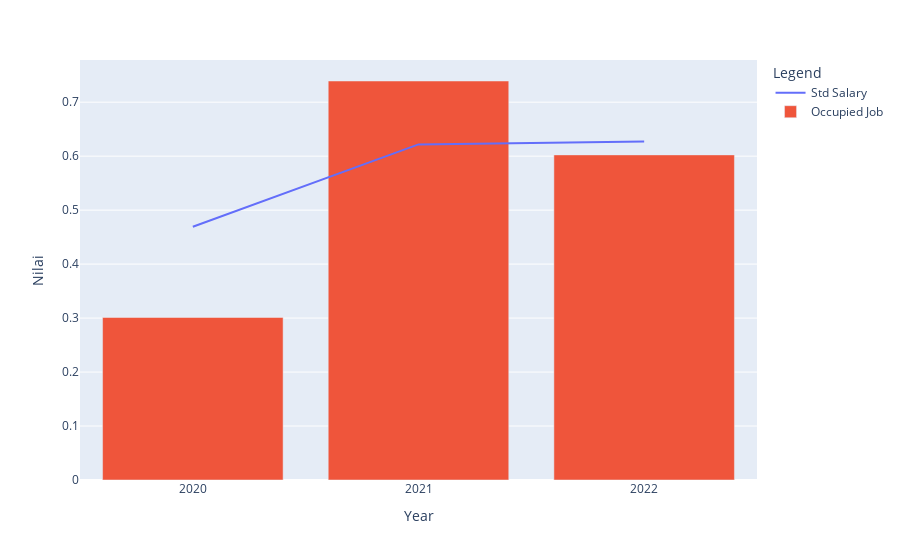

Source (notebook cell):
### Code cell
import plotly.express as px

years = list(map(str, x_axis))

fig = px.line(x=years, y=normalized_std_salary_jobs[0], color=px.Constant("Std Salary"),
             labels=dict(x="Year", y="Nilai", color="Legend"))

fig.add_bar(x=years, y=normalized_total_occupied_jobs[0], name="Occupied Job")

fig.show()

### Figure 1 — Plotly figure (JSON) as saved in the notebook; plotly's stock layout.template omitted (floating-point values rounded to 4 significant figures)
{"data": [{"hovertemplate": "Legend=Std Salary<br>Year=%{x}<br>Nilai=%{y}<extra></extra>", "legendgroup": "Std Salary", "line": {"color": "#636efa", "dash": "solid"}, "marker": {"symbol": "circle"}, "mode": "lines", "name": "Std Salary", "orientation": "v", "showlegend": true, "type": "scatter", "x": ["2020", "2021", "2022"], "xaxis": "x", "y": [0.4692, 0.6218, 0.6271], "yaxis": "y"}, {"name": "Occupied Job", "type": "bar", "x": ["2020", "2021", "2022"], "y": [0.3012, 0.7392, 0.6023]}], "layout": {"autosize": true, "legend": {"title": {"text": "Legend"}, "tracegroupgap": 0}, "margin": {"t": 60}, "xaxis": {"anchor": "y", "autorange": true, "domain": [0, 1], "range": [-0.5, 2.5], "title": {"text": "Year"}, "type": "category"}, "yaxis": {"anchor": "x", "autorange": true, "domain": [0, 1], "range": [0, 0.7781], "title": {"text": "Nilai"}, "type": "linear"}}}
